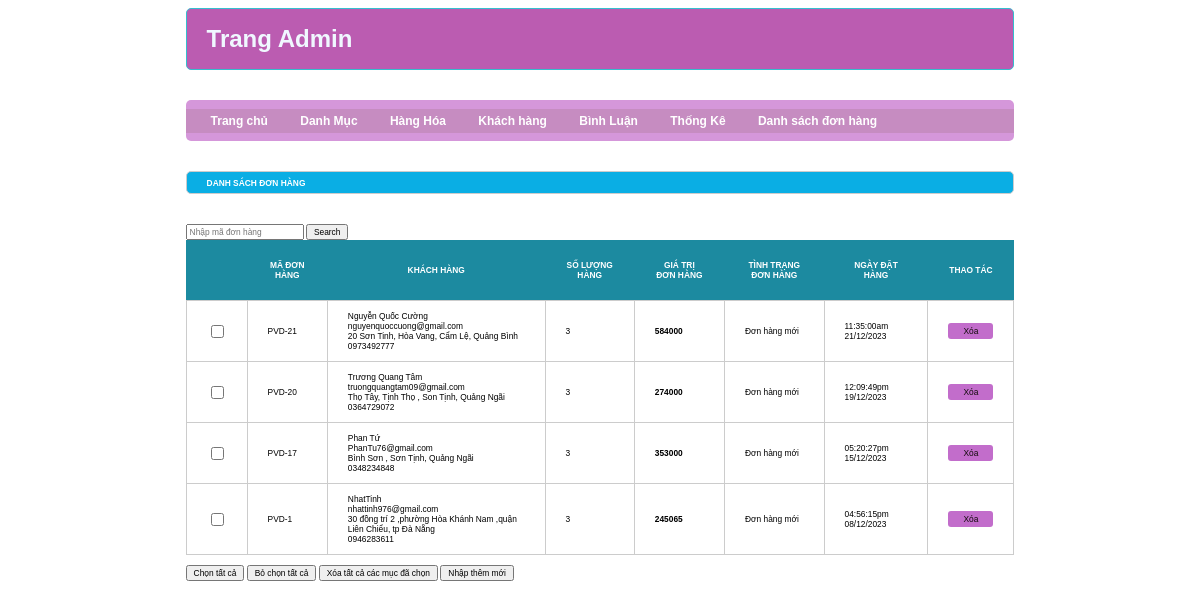
/admin/index.php?act=listbill, run on the app's committed database.
### tables this page shows
CREATE TABLE `bill` (
  `id` int(10) NOT NULL,
  `iduser` int(10) NOT NULL DEFAULT 0,
  `bill_name` varchar(255) NOT NULL,
  `bill_address` varchar(255) NOT NULL,
  `bill_tel` varchar(50) NOT NULL,
  `bill_email` varchar(100) NOT NULL,
  `bill_pttt` tinyint(1) NOT NULL DEFAULT 1 COMMENT '1.Thanh toán trực tiếp \r\n2.Chuyển khoản\r\n3.Thanh toán online\r\n',
  `ngaydathang` varchar(50) NOT NULL,
  `total` int(10) NOT NULL DEFAULT 0,
  `bill_status` tinyint(1) DEFAULT 0 COMMENT '0.Đơn hàng mới \r\n1.Đang xử lý\r\n2.Đang giao hàng\r\n3.Đã giao hàng',
  `receive_name` varchar(255) DEFAULT NULL,
  `receive_address` varchar(255) DEFAULT NULL,
  `receive_tel` varchar(50) DEFAULT NULL
);

### model/pdo.php (called while the page is built, shortened)
<?php
function pdo_get_connection(){
    $dburl = "mysql:host=localhost;dbname=newbooks;charset=utf8";
    $username = 'root';
    $password = '';
    $conn = new PDO($dburl, $username, $password);
    $conn->setAttribute(PDO::ATTR_ERRMODE, PDO::ERRMODE_EXCEPTION);
    return $conn;
}
function pdo_query($sql){
    $sql_args = array_slice(func_get_args(), 1);
    try{
        $conn = pdo_get_connection();
        $stmt = $conn->prepare($sql);
        $stmt->execute($sql_args);
        $rows = $stmt->fetchAll();
        return $rows;
    }
    catch(PDOException $e){
        throw $e;
    }
    finally{
        unset($conn);
    }
}

### model/cart.php (called while the page is built, shortened)
<?php
function loadall_cart_count($idbill){
    $sql="select * from cart where idbill=".$idbill;
    $bill=pdo_query($sql);
    return sizeof($bill);
}
function loadall_bill($kyw="",$iduser=0){
    $sql="select * from bill where 1";
    $sql.=" order by id desc";
    $listbill=pdo_query($sql);
    return $listbill;
}
function get_ttdh($n){
    switch ($n) {
        case '0':
            $tt="Đơn hàng mới";
            break;
    }
    return $tt;
}
?>

### admin/bill/listbill.php (the view, shortened to what this page needs)
<div class="row">
            <div class="row frmtitle mb">
                <h1>DANH SÁCH ĐƠN HÀNG</h1>
            </div>
            <form  action="index.php?act=listbill" method="post" >
                  <input type="text" name="kyw" placeholder="Nhập mã đơn hàng">
                  <input type="submit" name="listok"    value="Search">
             </form>
            <div class="row frmcontennt">
              <div class="row mb10 frmdsloai">
                    <table>
                                <tr>
                                   <th></th>
                                   <th>MÃ ĐƠN HÀNG</th>
                                   <th>KHÁCH HÀNG</th>
                                   <th>SỐ LƯỢNG HÀNG</th>
                                   <th>GIÁ TRỊ ĐƠN HÀNG</th>
                                   <th>TÌNH TRẠNG ĐƠN HÀNG</th>
                                   <th>NGÀY ĐẶT HÀNG</th>
                                   <th>THAO TÁC</th>
                               </tr>
                               <?php
                                   foreach ($listbill as $bill){
                                    extract($bill);
                                    $kh = $bill["bill_name"].'
                                    <br>'.$bill["bill_email"].'
                                    <br>'.$bill["bill_address"].'
                                    <br>'.$bill["bill_tel"];
                                    $ttdh = get_ttdh($bill["bill_status"]);
                                    $countsp =  loadall_cart_count($bill["id"]);
                                    $xoadh = "index.php?act=xoa_bill&id=".$id;
                                    echo'
                                       <tr>
                                           <td>    <input type="checkbox" name="" id=""> </td>
                                           <td> PVD-'.$bill['id'].'</td>
                                           <td>'.$kh.'</td>
                                           <td>'.$countsp.'</td>
                                           <td><strong>'.$bill["total"].'</strong></td>
                                           <td>'.$ttdh.'</td>
                                           <td>'.$bill["ngaydathang"].'</td>
                                           <td>
                                              <div class="maudo">
                                                 <a href="'.$xoadh.'"><input type="button" value="Xóa"></a>
                                              </div>
                                           </td>
                                       </tr>
                                    ';
                                   }
                               ?>
                            </table>
                    </div>
                    <div class="row mb10">
                        <input type="button" value="Chọn tất cả">
                        <input type="button" value="Bỏ chọn tất cả">
                        <input type="button" value="Xóa tất cả các mục đã chọn">
                        <a href="index.php?act=addsp"><input type="button" value="Nhập thêm mới"></a>
                    </div>
            </div>
        </div>

### css/style.css (style rules this page uses)
* { box-sizing: border-box; font-family: sans-serif; font-size: 0.7vw; }
.row { float: left; width: 100%; }
.mb { margin-bottom: 30px; }
.mb10 { margin-bottom: 10px; }
.frmtitle { background-color: #0aaee4; border: 1px solid #ccc ; color: #fff; border-radius: 5px; padding: 0 20px; }
.frmdsloai table { width: 100%; border-collapse: collapse; }
.frmdsloai table th { background-color: #1c8aa0; padding: 20px; color: #fff; }
.frmdsloai table td { padding: 10px 20px; border: 1px #ccc solid; }
.maudo { display: inline-block; }
.maudo input[type="button"] { background-color: rgb(194, 109, 203); display: inline-block; color: #110a0a; border: none; padding: 3px 15px; border-radius: 3px; }

### data on the page
bill: id "21", bill_name "Nguyễn Quốc Cường", bill_email "nguyenquoccuong@gmail.com", bill_address "20 Sơn Tinh, Hòa Vang, Cẩm Lệ, Quảng Bình", bill_tel "0973492777", countsp "3", total "584000", bill_status "Đơn hàng mới", ngaydathang "11:35:00am 21/12/2023"
bill: id "20", bill_name "Trương Quang Tâm", bill_email "truongquangtam09@gmail.com", bill_address "Thọ Tây, Tịnh Thọ , Son Tịnh, Quảng Ngãi", bill_tel "0364729072", countsp "3", total "274000", bill_status "Đơn hàng mới", ngaydathang "12:09:49pm 19/12/2023"
bill: id "17", bill_name "Phan Tứ", bill_email "PhanTu76@gmail.com", bill_address "Bình Sơn , Sơn Tịnh, Quảng Ngãi", bill_tel "0348234848", countsp "3", total "353000", bill_status "Đơn hàng mới", ngaydathang "05:20:27pm 15/12/2023"
bill: id "1", bill_name "NhatTinh", bill_email "nhattinh976@gmail.com", bill_address "30 đồng trí 2 ,phường Hòa Khánh Nam ,quận Liên Chiểu, tp Đà Nẵng", bill_tel "0946283611", countsp "3", total "245065", bill_status "Đơn hàng mới", ngaydathang "04:56:15pm 08/12/2023"
